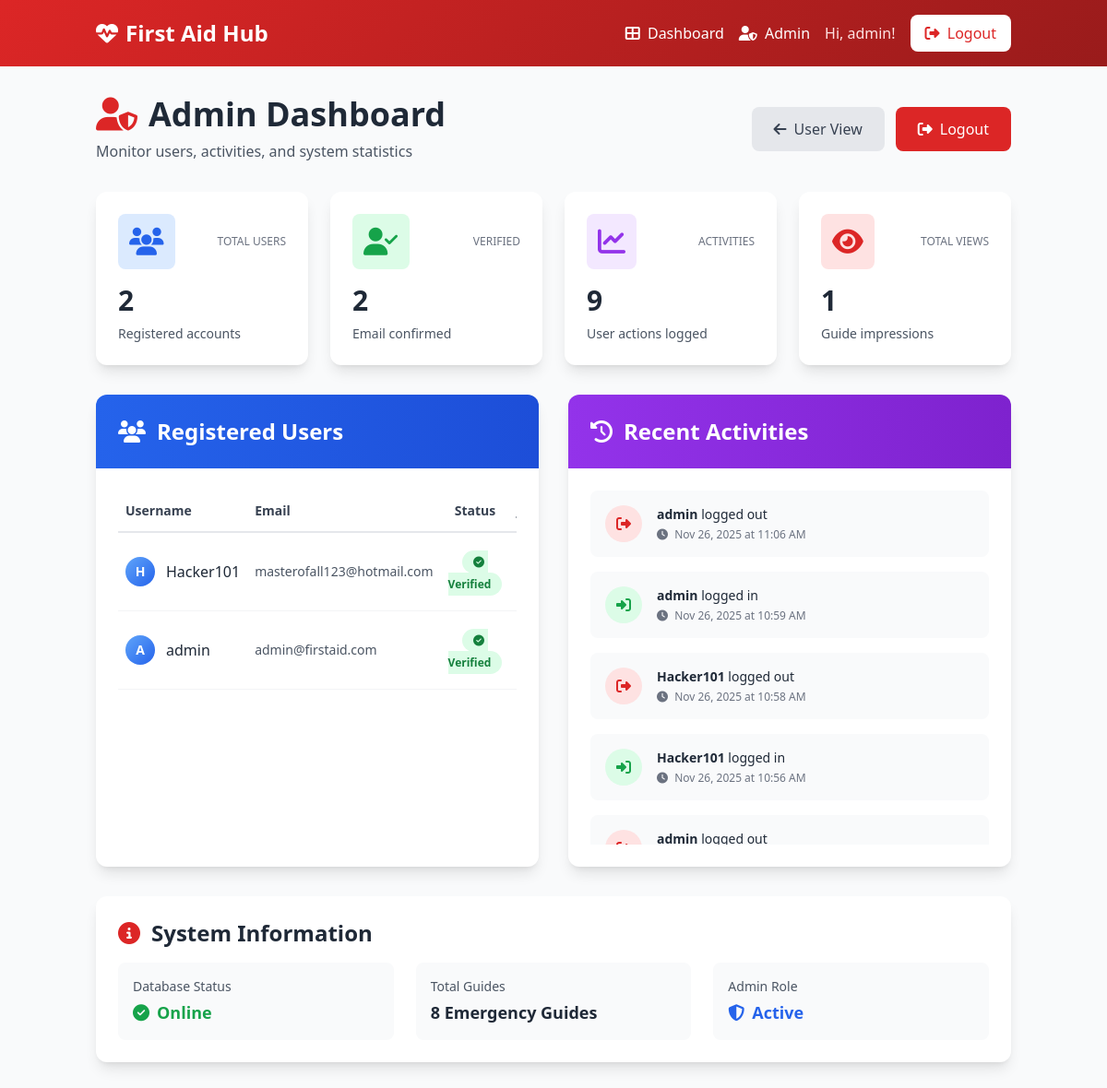
The page /admin (signed in) on the database its author committed.
### app.py (models this page shows)
class User(db.Model):
    id = db.Column(db.Integer, primary_key=True)
    username = db.Column(db.String(80), unique=True, nullable=False)
    email = db.Column(db.String(120), unique=True, nullable=False)
    password = db.Column(db.String(200), nullable=False)
    is_verified = db.Column(db.Boolean, default=False)
    is_admin = db.Column(db.Boolean, default=False)
    verification_token = db.Column(db.String(100))
    created_at = db.Column(db.DateTime, default=datetime.utcnow)
    last_login = db.Column(db.DateTime)
    activities = db.relationship("Activity", backref="user", lazy=True)

class Activity(db.Model):
    id = db.Column(db.Integer, primary_key=True)
    user_id = db.Column(db.Integer, db.ForeignKey("user.id"), nullable=False)
    action = db.Column(db.String(200), nullable=False)
    timestamp = db.Column(db.DateTime, default=datetime.utcnow)
    details = db.Column(db.Text)

### app.py (the view)
@app.route("/admin")
@admin_required
def admin_dashboard():
    total_users = User.query.count()
    verified_users = User.query.filter_by(is_verified=True).count()
    total_guides = EmergencyGuide.query.count()
    total_activities = Activity.query.count()
    total_views = db.session.query(db.func.sum(EmergencyGuide.views)).scalar() or 0
    recent_activities = (
        Activity.query.order_by(Activity.timestamp.desc()).limit(20).all()
    )
    for a in recent_activities:
        user = User.query.get(a.user_id)
        a.username = user.username if user else "Unknown"
    users = User.query.order_by(User.created_at.desc()).all()
    stats = {
        "total_users": total_users,
        "verified_users": verified_users,
        "total_guides": total_guides,
        "total_activities": total_activities,
        "total_views": total_views,
    }
    return render_template(
        "admin.html", stats=stats, activities=recent_activities, users=users
    )

### templates/admin.html (shortened to what this page needs)
{% extends "base.html" %}
{% block content %}
<div class="min-h-screen bg-gray-50 py-8">
    <div class="container mx-auto px-4">
        <div class="mb-8 animate-fade-in">
            <div class="flex flex-col md:flex-row justify-between items-start md:items-center gap-4">
                <div>
                    <h1 class="text-4xl font-bold text-gray-800 mb-2">
                        <i class="fas fa-user-shield text-red-600 mr-3"></i>Admin Dashboard
                    </h1>
                    <p class="text-gray-600">Monitor users, activities, and system statistics</p>
                </div>
                <div class="flex gap-3">
                    <a href="{{ url_for('dashboard') }}" class="bg-gray-200 text-gray-700 px-6 py-3 rounded-lg hover:bg-gray-300 transition">
                        <i class="fas fa-arrow-left mr-2"></i>User View
                    </a>
                    <a href="{{ url_for('logout') }}" class="bg-red-600 text-white px-6 py-3 rounded-lg hover:bg-red-700 transition">
                        <i class="fas fa-sign-out-alt mr-2"></i>Logout
                    </a>
                </div>
            </div>
        </div>
        <div class="grid md:grid-cols-4 gap-6 mb-8">
            <div class="bg-white rounded-xl shadow-lg p-6 hover:shadow-xl transition transform hover:-translate-y-1 animate-slide-up">
                <div class="flex items-center justify-between mb-4">
                    <div class="bg-blue-100 p-3 rounded-lg">
                        <i class="fas fa-users text-3xl text-blue-600"></i>
                    </div>
                    <span class="text-xs text-gray-500 uppercase">Total Users</span>
                </div>
                <h3 class="text-3xl font-bold text-gray-800">{{ stats.total_users }}</h3>
                <p class="text-sm text-gray-600 mt-2">Registered accounts</p>
            </div>
            <div class="bg-white rounded-xl shadow-lg p-6 hover:shadow-xl transition transform hover:-translate-y-1 animate-slide-up" style="animation-delay: 0.1s">
                <div class="flex items-center justify-between mb-4">
                    <div class="bg-green-100 p-3 rounded-lg">
                        <i class="fas fa-user-check text-3xl text-green-600"></i>
                    </div>
                    <span class="text-xs text-gray-500 uppercase">Verified</span>
                </div>
                <h3 class="text-3xl font-bold text-gray-800">{{ stats.verified_users }}</h3>
                <p class="text-sm text-gray-600 mt-2">Email confirmed</p>
            </div>
            <div class="bg-white rounded-xl shadow-lg p-6 hover:shadow-xl transition transform hover:-translate-y-1 animate-slide-up" style="animation-delay: 0.2s">
                <div class="flex items-center justify-between mb-4">
                    <div class="bg-purple-100 p-3 rounded-lg">
                        <i class="fas fa-chart-line text-3xl text-purple-600"></i>
                    </div>
                    <span class="text-xs text-gray-500 uppercase">Activities</span>
                </div>
                <h3 class="text-3xl font-bold text-gray-800">{{ stats.total_activities }}</h3>
                <p class="text-sm text-gray-600 mt-2">User actions logged</p>
            </div>
            <div class="bg-white rounded-xl shadow-lg p-6 hover:shadow-xl transition transform hover:-translate-y-1 animate-slide-up" style="animation-delay: 0.3s">
                <div class="flex items-center justify-between mb-4">
                    <div class="bg-red-100 p-3 rounded-lg">
                        <i class="fas fa-eye text-3xl text-red-600"></i>
                    </div>
                    <span class="text-xs text-gray-500 uppercase">Total Views</span>
                </div>
                <h3 class="text-3xl font-bold text-gray-800">{{ stats.total_views or 0 }}</h3>
                <p class="text-sm text-gray-600 mt-2">Guide impressions</p>
            </div>
        </div>
        <div class="grid lg:grid-cols-2 gap-8">
            <div class="bg-white rounded-xl shadow-lg overflow-hidden animate-fade-in">
                <div class="bg-gradient-to-r from-blue-600 to-blue-700 text-white p-6">
                    <h2 class="text-2xl font-bold flex items-center">
                        <i class="fas fa-users mr-3"></i>Registered Users
                    </h2>
                </div>
                <div class="p-6">
                    {% if users %}
                    <div class="overflow-x-auto">
                        <table class="w-full">
                            <thead>
                                <tr class="border-b-2 border-gray-200">
                                    <th class="text-left py-3 px-2 text-sm font-semibold text-gray-700">Username</th>
                                    <th class="text-left py-3 px-2 text-sm font-semibold text-gray-700">Email</th>
                                    <th class="text-center py-3 px-2 text-sm font-semibold text-gray-700">Status</th>
                                    <th class="text-left py-3 px-2 text-sm font-semibold text-gray-700">Joined</th>
                                </tr>
                            </thead>
                            <tbody>
                                {% for user in users %}
                                <tr class="border-b border-gray-100 hover:bg-gray-50 transition">
                                    <td class="py-3 px-2">
                                        <div class="flex items-center">
                                            <div class="w-8 h-8 bg-gradient-to-br from-blue-400 to-blue-600 rounded-full flex items-center justify-center text-white font-bold text-sm mr-3">
                                                {{ user.username[0].upper() }}
                                            </div>
                                            <span class="font-medium text-gray-800">{{ user.username }}</span>
                                        </div>
                                    </td>
                                    <td class="py-3 px-2 text-sm text-gray-600">{{ user.email }}</td>
                                    <td class="py-3 px-2 text-center">
                                        {% if user.is_verified %}
                                        <span class="bg-green-100 text-green-700 px-3 py-1 rounded-full text-xs font-semibold">
                                            <i class="fas fa-check-circle mr-1"></i>Verified
                                        </span>
                                        {% else %}
                                        <span class="bg-yellow-100 text-yellow-700 px-3 py-1 rounded-full text-xs font-semibold">
                                            <i class="fas fa-clock mr-1"></i>Pending
                                        </span>
                                        {% endif %}
                                    </td>
                                    <td class="py-3 px-2 text-sm text-gray-600">
                                    </td>
                                </tr>
                                {% endfor %}
                            </tbody>
                        </table>
                    </div>
                    {% else %}
                    <div class="text-center py-12 text-gray-500">
                        <i class="fas fa-users text-5xl mb-4 text-gray-300"></i>
                        <p>No users registered yet</p>
                    </div>
                    {% endif %}
                </div>
            </div>
            <div class="bg-white rounded-xl shadow-lg overflow-hidden animate-fade-in">
                <div class="bg-gradient-to-r from-purple-600 to-purple-700 text-white p-6">
                    <h2 class="text-2xl font-bold flex items-center">
                        <i class="fas fa-history mr-3"></i>Recent Activities
                    </h2>
                </div>
                <div class="p-6">
                    {% if activities %}
                    <div class="space-y-4 max-h-96 overflow-y-auto">
                        {% for activity in activities %}
                        <div class="flex items-start bg-gray-50 rounded-lg p-4 hover:bg-gray-100 transition">
                            <div class="flex-shrink-0 mr-4">
                                {% if activity.action == 'login' %}
                                <div class="w-10 h-10 bg-green-100 rounded-full flex items-center justify-center">
                                    <i class="fas fa-sign-in-alt text-green-600"></i>
                                </div>
                                {% elif activity.action == 'logout' %}
                                <div class="w-10 h-10 bg-red-100 rounded-full flex items-center justify-center">
                                    <i class="fas fa-sign-out-alt text-red-600"></i>
                                </div>
                                {% elif activity.action == 'signup' %}
                                <div class="w-10 h-10 bg-blue-100 rounded-full flex items-center justify-center">
                                    <i class="fas fa-user-plus text-blue-600"></i>
                                </div>
                                {% elif activity.action == 'view_guide' %}
                                <div class="w-10 h-10 bg-purple-100 rounded-full flex items-center justify-center">
                                    <i class="fas fa-book-medical text-purple-600"></i>
                                </div>
                                {% else %}
                                <div class="w-10 h-10 bg-gray-100 rounded-full flex items-center justify-center">
                                    <i class="fas fa-circle text-gray-600"></i>
                                </div>
                                {% endif %}
                            </div>
                            <div class="flex-1">
                                <p class="text-sm font-medium text-gray-800">
                                    <span class="font-bold">{{ activity.username }}</span>
                                    {% if activity.action == 'login' %}logged in
                                    {% elif activity.action == 'logout' %}logged out
                                    {% elif activity.action == 'signup' %}created an account
                                    {% elif activity.action == 'view_guide' %}viewed a guide
                                    {% else %}{{ activity.action }}
                                    {% endif %}
                                </p>
                                <p class="text-xs text-gray-500 mt-1">
                                    <i class="fas fa-clock mr-1"></i>
                                    {{ activity.timestamp.strftime('%b %d, %Y at %I:%M %p') if activity.timestamp else 'Just now' }}
                                </p>
                            </div>
                        </div>
                        {% endfor %}
                    </div>
                    {% else %}
                    <div class="text-center py-12 text-gray-500">
                        <i class="fas fa-history text-5xl mb-4 text-gray-300"></i>
                        <p>No activities recorded yet</p>
                    </div>
                    {% endif %}
                </div>
            </div>
        </div>
        <div class="mt-8 bg-white rounded-xl shadow-lg p-6 animate-fade-in">
            <h2 class="text-2xl font-bold text-gray-800 mb-4 flex items-center">
                <i class="fas fa-info-circle text-red-600 mr-3"></i>System Information
            </h2>
            <div class="grid md:grid-cols-3 gap-6">
                <div class="bg-gray-50 rounded-lg p-4">
                    <p class="text-sm text-gray-600 mb-1">Database Status</p>
                    <p class="text-lg font-bold text-green-600">
                        <i class="fas fa-check-circle mr-2"></i>Online
                    </p>
                </div>
                <div class="bg-gray-50 rounded-lg p-4">
                    <p class="text-sm text-gray-600 mb-1">Total Guides</p>
                    <p class="text-lg font-bold text-gray-800">8 Emergency Guides</p>
                </div>
                <div class="bg-gray-50 rounded-lg p-4">
                    <p class="text-sm text-gray-600 mb-1">Admin Role</p>
                    <p class="text-lg font-bold text-blue-600">
                        <i class="fas fa-shield-alt mr-2"></i>Active
                    </p>
                </div>
            </div>
        </div>
    </div>
</div>
{% endblock %}

### templates/base.html (shortened to what this page needs)
<!DOCTYPE html>
<html lang="en">
<head>
    <script src="https://cdn.tailwindcss.com"></script>
    <link href="https://cdnjs.cloudflare.com/ajax/libs/font-awesome/6.4.0/css/all.min.css" rel="stylesheet">
</head>
<body class="bg-gray-50 min-h-screen">
    <nav class="gradient-bg text-white shadow-lg">
        <div class="container mx-auto px-4 py-4">
            <div class="flex justify-between items-center">
                <a href="/" class="text-2xl font-bold flex items-center gap-2">
                    <i class="fas fa-heartbeat"></i>
                    First Aid Hub
                </a>
                <div class="flex items-center gap-4">
                    {% if session.user_id %}
                        <a href="/dashboard" class="hover:text-red-200 transition">
                            <i class="fas fa-th-large mr-1"></i> Dashboard
                        </a>
                        {% if session.is_admin %}
                        <a href="/admin" class="hover:text-red-200 transition">
                            <i class="fas fa-user-shield mr-1"></i> Admin
                        </a>
                        {% endif %}
                        <span class="text-red-100">Hi, {{ session.username }}!</span>
                        <a href="/logout" class="bg-white text-red-600 px-4 py-2 rounded-lg hover:bg-red-50 transition">
                            <i class="fas fa-sign-out-alt mr-1"></i> Logout
                        </a>
                    {% else %}
                        <a href="/login" class="hover:text-red-200 transition">Login</a>
                        <a href="/signup" class="bg-white text-red-600 px-4 py-2 rounded-lg hover:bg-red-50 transition">
                            Sign Up
                        </a>
                    {% endif %}
                </div>
            </div>
        </div>
    </nav>
    <main>
        {% block content %}{% endblock %}
    </main>
</body>
</html>

### rows shown on the page
User: username "admin", username "A", email "admin@firstaid.com", is_verified True (drawn)
User: username "H", username "Hacker101", email "masterofall123@hotmail.com", is_verified True (drawn)
Activity: action "logout" (drawn), username "admin", timestamp "Nov 26, 2025 at 11:06 AM"
Activity: action "login" (drawn), username "admin", timestamp "Nov 26, 2025 at 10:59 AM"
Activity: action "logout" (drawn), username "Hacker101", timestamp "Nov 26, 2025 at 10:58 AM"
Activity: action "login" (drawn), username "Hacker101", timestamp "Nov 26, 2025 at 10:56 AM"
Activity: action "logout" (drawn), username "admin"

### other values the page prints
{{ stats.total_users }} "2"
{{ stats.verified_users }} "2"
{{ stats.total_activities }} "9"
{{ stats.total_views or 0 }} "1"
